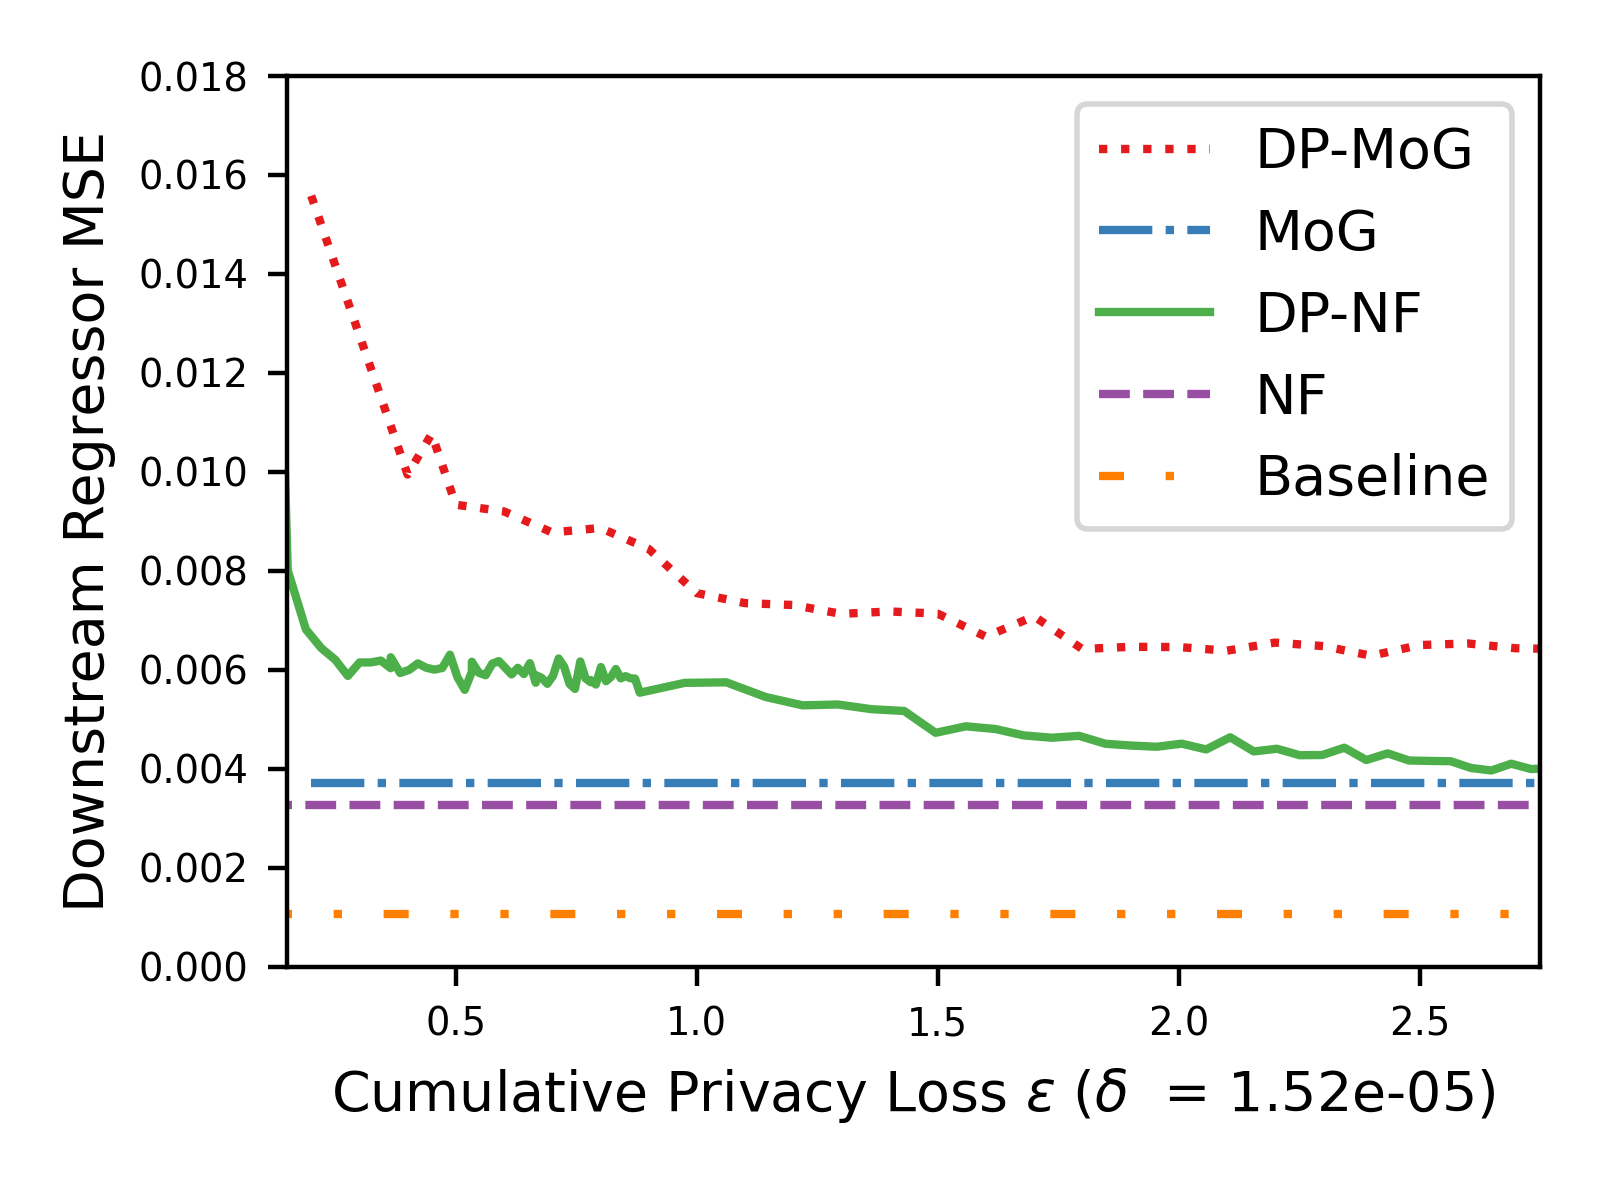

Here is the Python script that generated this plot:
import sys

sys.path.insert(0, './')
sys.path.insert(0, '../../')

from jax import random
import configparser
import jax.numpy as np
import matplotlib.pyplot as plt
import os
import pickle
from tqdm import tqdm
from scipy.io import loadmat

from sklearn import *
from sklearn.mixture import _gaussian_mixture

import flows
import utils
import shutil
import brewer2mpl


if __name__ == '__main__':
  experiment_path = 'out/lifesci/flows/private-kfold-10/'
  piece = 0
  composition = 'ma'

  key = random.PRNGKey(0)

  shutil.copyfile(experiment_path + str(piece) + '/flow_utils.py', 'analysis/flow_utils.py')
  shutil.copyfile(experiment_path + str(piece) + '/experiment.ini', 'experiment.ini')

  from config import *
  from analysis import flow_utils

  dataset = 'lifesci'

  X_full = utils.get_datasets(dataset)

  kfold = model_selection.KFold(kfold, shuffle=True, random_state=0)
  kfold.get_n_splits(X_full)

  train_idx, test_idx = list(kfold.split(X_full))[piece]
  X, X_test = X_full[train_idx], X_full[test_idx]
  delta = 1. / (X.shape[0] ** 1.1)

  #model_class = linear_model.LinearRegression
  model_class = neighbors.KNeighborsRegressor
  #model_class = neural_network.MLPRegressor

  #metric = metrics.median_absolute_error
  metric = metrics.mean_squared_error
  #metric = metrics.r2_score

  for dim in range(X_test.shape[1]):
    colors = iter(brewer2mpl.get_map('Set1', 'qualitative', 7).mpl_colors)

    #real_inputs, real_outputs = X[:, :-1], X[:, -1]
    #target_inputs, target_outputs = X_test[:, :-1], X_test[:, -1]

    real_inputs, real_outputs = np.concatenate((X[:, :dim], X[:, dim+1:]), 1), X[:, dim]
    target_inputs, target_outputs = np.concatenate((X_test[:, :dim], X_test[:, dim+1:]), 1), X_test[:, dim]

    plt.close('all')

    plt.rc('font', family='sans-serif')
    plt.rc('xtick', labelsize='x-small')
    plt.rc('ytick', labelsize='x-small')
    #plt.rc('text', usetex=True)

    fig = plt.figure(figsize=(4, 3))
    ax = fig.add_subplot(1, 1, 1)

    # -- DP-MoG --

    path = 'gmm/matfiles/lifesci/3/DP-EM-MA/'
    epsilons, performances = [], []

    for filename in os.listdir(path):
      filename = path + filename # 'train_K=3_G=lap_0_epsilon=2_delta=1.5157e-05_comp=4.mat'

      if filename.split('/')[-1] == '.DS_Store' or os.path.isdir(filename):
        continue

      max_iter = 10 # Always true, doesn't change anything

      matfile = filename.split('/')[-1]
      tokens = matfile.split('_')
      n_components = int(tokens[1].split('=')[-1])
      epsilon = float(tokens[4].split('=')[-1])
      delta = float(tokens[5].split('=')[-1])

      obj = loadmat(filename)
      means = obj['model'][0][0][-1][0][0][0].T
      covariances = obj['model'][0][0][-1][0][0][1].T
      weights = obj['model'][0][0][-2][0]

      GMM = mixture.GaussianMixture(n_components=n_components, max_iter=max_iter)
      GMM.means_, GMM.covariances_, GMM.weights_ = means, covariances, weights
      GMM.precisions_cholesky_ = _gaussian_mixture._compute_precision_cholesky(GMM.covariances_, 'full')

      X_fake = GMM.sample(X.shape[0])[0]
      fake_inputs, fake_outputs = X_fake[:, :-1], X_fake[:, -1]

      model = model_class()
      model.fit(fake_inputs, fake_outputs)

      y_pred = model.predict(target_inputs)
      performance = metric(target_outputs, y_pred)
      density = GMM.score_samples(X_test).mean()
      print('DP-MoG: Perf: {:.3f}, Dens: {:.3f}'.format(performance, density))

      epsilons.append(epsilon)
      performances.append(performance)

    epsilons, performances = zip(*sorted(zip(epsilons, performances)))
    ax.plot(epsilons, performances, color=next(colors), linestyle=':', label='DP-MoG', rasterized=True)

    # ---------

    # -- MoG --

    n_components = 8
    GMM = mixture.GaussianMixture(n_components)
    GMM.fit(X)

    X_fake = GMM.sample(X.shape[0])[0]
    fake_inputs, fake_outputs = X_fake[:, :-1], X_fake[:, -1]

    model = model_class()
    model.fit(fake_inputs, fake_outputs)

    y_pred = model.predict(target_inputs)
    performance = metric(target_outputs, y_pred)
    density = GMM.score_samples(X_test).mean()
    print('MoG: Perf: {:.3f}, Dens: {:.3f}'.format(performance, density))

    ax.plot(epsilons, [performance for _ in range(len(epsilons))], color=next(colors), linestyle='-.', label='MoG', rasterized=True)

    # ---------

    # -- DP-NF --

    experiment_path = 'out/lifesci/flows/private-kfold-10/'
    piece = 0
    composition = 'ma'

    shutil.copyfile(experiment_path + str(piece) + '/flow_utils.py', 'analysis/flow_utils.py')
    shutil.copyfile(experiment_path + str(piece) + '/experiment.ini', 'experiment.ini')

    from config import *
    from analysis import flow_utils

    modules = flow_utils.get_modules(flow, num_blocks, normalization, num_hidden)
    bijection = flows.Serial(*tuple(modules))
    #prior = utils.get_prior(prior_type)
    prior = flows.Normal()
    init_fun = flows.Flow(bijection, prior)
    temp_key, key = random.split(key)
    _, log_pdf, sample = init_fun(temp_key, X.shape[1])

    epsilons, performances = [], []
    for iteration in sorted([int(f.name) for f in os.scandir(experiment_path + str(piece) + '/') if f.is_dir()]):
      epsilon = utils.get_epsilon(
        private, composition, sampling, iteration,
        noise_multiplier, X.shape[0], minibatch_size, delta
      )

      params_path = experiment_path + str(piece) + '/' + str(iteration) + '/params.pkl'
      params = pickle.load(open(params_path, 'rb'))

      temp_key, key = random.split(key)
      X_fake = sample(temp_key, params, X.shape[0])
      fake_inputs, fake_outputs = X_fake[:, :-1], X_fake[:, -1]

      model = model_class()
      model.fit(fake_inputs, fake_outputs)

      y_pred = model.predict(target_inputs)
      performance = metric(target_outputs, y_pred)
      density = log_pdf(params, X_test).mean()
      print('DP-NF: Perf: {:.3f}, Dens: {:.3f}'.format(performance, density))

      epsilons.append(epsilon)
      performances.append(performance)

    ax.plot(epsilons, performances, color=next(colors), linestyle='-', label='DP-NF', rasterized=True)

    # ---------


    # -- DP-NF (infinity) --

    modules = flow_utils.get_modules(flow, num_blocks, normalization, num_hidden)
    bijection = flows.Serial(*tuple(modules))
    #prior = utils.get_prior(prior_type)
    prior = flows.Normal()
    init_fun = flows.Flow(bijection, prior)
    temp_key, key = random.split(key)
    _, log_pdf, sample = init_fun(temp_key, X.shape[1])

    experiment_path = 'out/lifesci/flows/nonprivate'
    params_path = experiment_path + '/test_params.pkl'
    params = pickle.load(open(params_path, 'rb'))

    shutil.copyfile(experiment_path + '/flow_utils.py', 'analysis/flow_utils.py')
    shutil.copyfile(experiment_path + '/experiment.ini', 'experiment.ini')

    from config import *
    from analysis import flow_utils

    temp_key, key = random.split(key)
    X_fake = sample(temp_key, params, X.shape[0])
    fake_inputs, fake_outputs = X_fake[:, :-1], X_fake[:, -1]

    model = model_class()
    model.fit(fake_inputs, fake_outputs)

    y_pred = model.predict(target_inputs)
    performance = metric(target_outputs, y_pred)
    density = log_pdf(params, X_test).mean()
    print('NF: Perf: {:.3f}, Dens: {:.3f}'.format(performance, density))

    ax.plot(epsilons, [performance for _ in range(len(epsilons))], color=next(colors), linestyle='--', label='NF', rasterized=True)

    # -----------

    # -- Baseline --

    model = model_class()
    model.fit(real_inputs, real_outputs)

    y_pred = model.predict(target_inputs)
    performance = metric(target_outputs, y_pred)
    print('Baseline: {:.3f}'.format(performance))

    ax.plot(epsilons, [performance for _ in range(len(epsilons))], color=next(colors), linestyle=(0, (3, 5, 1, 5, 1, 5)), label='Baseline', rasterized=True)

  # ------

    if dataset == 'lifesci':
      if dim == 0:
        pass
      else:
        ax.set_xlim(0.15, 2.75)
        ax.set_ylim(0.0, 0.018)

    ax.legend(loc='upper right')
    ax.set_xlabel(r'Cumulative Privacy Loss $\varepsilon$ ($\delta$  = 1.52e-05)')
    ax.set_ylabel('Downstream Regressor MSE')
    fig.tight_layout()
    fig.savefig('downstream_task/{}.png'.format(dim), dpi=400)
